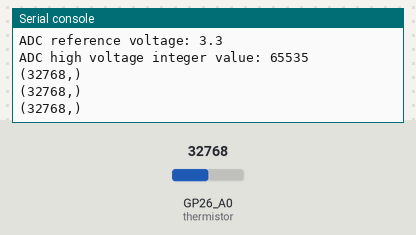
Bench run of a program on a simulated Raspberry Pi Pico running CircuitPython. Shown: the last lines printed to the serial console. The test bench sets the inputs (shaded band); at power-on: GP26_A0 (thermistor) = 32768 (analog values on the 0–65535 scale).

Above: at 1.2 s.
1.3 s: GP26_A0 (thermistor) set to 45874
At 1.9 s:
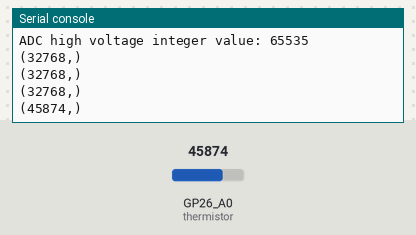
2.8 s: GP26_A0 (thermistor) set to 57670
At 3.4 s:
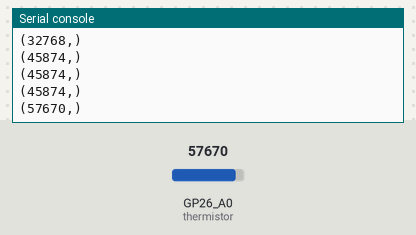
Timing chart, 0 to 5.8 s (numbered marks = the images above; inputs shaded):
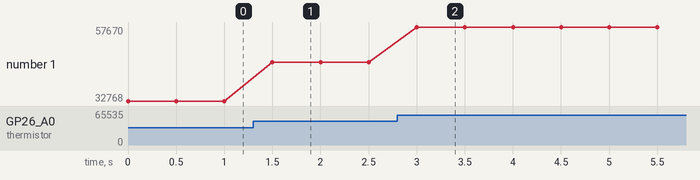

Measured:
- after the input at 1.3 s, the serial console: prints a new line after 0.20 s (image 1)
- after the input at 2.8 s, the serial console: prints a new line after 0.20 s (image 2)
- plotted number 1: 32768 → 45874 after the input at 1.3 s, 45874 → 57670 after the input at 2.8 s

The program:

thermistor.py
```python
'''
ESC204 2022W Widget Lab 2, Part 6
Task: Take readings using a thermistor.
'''

import time
import board
import analogio

# set display to show either ADC output representative integer or the voltage that it represents
INT_MODE = 0
VOLT_MODE = 1
mode = INT_MODE

# always 0xff (in hex) according to: https://learn.adafruit.com/
# circuitpython-basics-analog-inputs-and-outputs/analog-to-digital-converter-inputs
ADC_HIGH = 65535

# set up thermistor as analog input over analog pin A0 (on GPIO pin 26)
thermistor_pin = board.GP26_A0
thermistor = analogio.AnalogIn(thermistor_pin)

# show reference voltage (logic high, 3.3V) and the corresponding analog integer value
ADC_REF = thermistor.reference_voltage
print("ADC reference voltage: {}".format(ADC_REF))
print("ADC high voltage integer value: {}".format(ADC_HIGH))

# convert ADC input value back to voltage
def adc_to_voltage(adc_value):
    return  ADC_REF * (float(adc_value)/float(ADC_HIGH))

# take readings from thermistor
while True:
    # read adc value and print
    if mode == INT_MODE:
        print((thermistor.value,))
    # convert to voltage
    else:
        print((adc_to_voltage(thermistor.value),))
    time.sleep(0.5)
```
